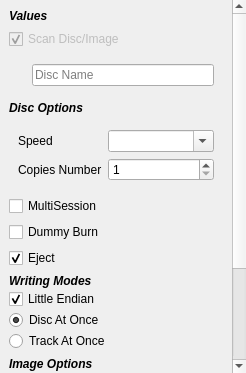
<?xml version="1.0" encoding="UTF-8"?>
<ui version="4.0">
 <class>OptionsUi</class>
 <widget class="QWidget" name="OptionsUi">
  <property name="geometry">
   <rect>
    <x>0</x>
    <y>0</y>
    <width>246</width>
    <height>373</height>
   </rect>
  </property>
  <property name="windowTitle">
   <string>Form</string>
  </property>
  <layout class="QVBoxLayout" name="verticalLayout">
   <property name="spacing">
    <number>0</number>
   </property>
   <property name="margin">
    <number>0</number>
   </property>
   <item>
    <widget class="QScrollArea" name="scrollArea">
     <property name="frameShape">
      <enum>QFrame::NoFrame</enum>
     </property>
     <property name="frameShadow">
      <enum>QFrame::Plain</enum>
     </property>
     <property name="horizontalScrollBarPolicy">
      <enum>Qt::ScrollBarAlwaysOff</enum>
     </property>
     <property name="widgetResizable">
      <bool>true</bool>
     </property>
     <widget class="QWidget" name="scrollAreaWidgetContents">
      <property name="geometry">
       <rect>
        <x>0</x>
        <y>0</y>
        <width>229</width>
        <height>459</height>
       </rect>
      </property>
      <layout class="QVBoxLayout" name="verticalLayout_2">
       <item>
        <widget class="QLabel" name="label_2">
         <property name="font">
          <font>
           <weight>75</weight>
           <italic>true</italic>
           <bold>true</bold>
          </font>
         </property>
         <property name="text">
          <string>Values</string>
         </property>
        </widget>
       </item>
       <item>
        <widget class="QCheckBox" name="scan_check">
         <property name="enabled">
          <bool>false</bool>
         </property>
         <property name="text">
          <string>Scan Disc/Image</string>
         </property>
         <property name="checked">
          <bool>true</bool>
         </property>
        </widget>
       </item>
       <item>
        <widget class="QWidget" name="scan_widget" native="true">
         <layout class="QVBoxLayout" name="verticalLayout_3">
          <property name="leftMargin">
           <number>23</number>
          </property>
          <item>
           <widget class="QLineEdit" name="scan_line">
            <property name="placeholderText">
             <string>Disc Name</string>
            </property>
           </widget>
          </item>
         </layout>
        </widget>
       </item>
       <item>
        <widget class="QWidget" name="disc_widget" native="true">
         <layout class="QVBoxLayout" name="verticalLayout_5">
          <property name="margin">
           <number>0</number>
          </property>
          <item>
           <widget class="QLabel" name="label">
            <property name="font">
             <font>
              <weight>75</weight>
              <italic>true</italic>
              <bold>true</bold>
             </font>
            </property>
            <property name="text">
             <string>Disc Options</string>
            </property>
           </widget>
          </item>
          <item>
           <widget class="QWidget" name="value_widget" native="true">
            <layout class="QFormLayout" name="formLayout">
             <item row="0" column="0">
              <widget class="QLabel" name="label_3">
               <property name="text">
                <string>Speed</string>
               </property>
              </widget>
             </item>
             <item row="0" column="1">
              <widget class="QComboBox" name="speed_combo">
               <property name="editable">
                <bool>true</bool>
               </property>
              </widget>
             </item>
             <item row="1" column="0">
              <widget class="QLabel" name="label_4">
               <property name="text">
                <string>Copies Number</string>
               </property>
              </widget>
             </item>
             <item row="1" column="1">
              <widget class="QSpinBox" name="copies_spin">
               <property name="minimum">
                <number>1</number>
               </property>
              </widget>
             </item>
            </layout>
           </widget>
          </item>
          <item>
           <widget class="QCheckBox" name="multi_session_check">
            <property name="text">
             <string>MultiSession</string>
            </property>
           </widget>
          </item>
          <item>
           <widget class="QCheckBox" name="dummy_check">
            <property name="text">
             <string>Dummy Burn</string>
            </property>
           </widget>
          </item>
          <item>
           <widget class="QCheckBox" name="eject_check">
            <property name="text">
             <string>Eject</string>
            </property>
            <property name="checked">
             <bool>true</bool>
            </property>
           </widget>
          </item>
         </layout>
        </widget>
       </item>
       <item>
        <widget class="QWidget" name="widget" native="true">
         <layout class="QVBoxLayout" name="verticalLayout_7">
          <property name="spacing">
           <number>1</number>
          </property>
          <property name="margin">
           <number>0</number>
          </property>
          <item>
           <widget class="QLabel" name="label_6">
            <property name="font">
             <font>
              <weight>75</weight>
              <italic>true</italic>
              <bold>true</bold>
             </font>
            </property>
            <property name="text">
             <string>Writing Modes</string>
            </property>
           </widget>
          </item>
          <item>
           <widget class="QCheckBox" name="little_endian_check">
            <property name="text">
             <string>Little Endian</string>
            </property>
            <property name="checked">
             <bool>true</bool>
            </property>
           </widget>
          </item>
          <item>
           <widget class="QRadioButton" name="disc_at_once_radio">
            <property name="text">
             <string>Disc At Once</string>
            </property>
            <property name="checked">
             <bool>true</bool>
            </property>
           </widget>
          </item>
          <item>
           <widget class="QRadioButton" name="track_at_once_radio">
            <property name="text">
             <string>Track At Once</string>
            </property>
           </widget>
          </item>
         </layout>
        </widget>
       </item>
       <item>
        <widget class="QWidget" name="image_widget" native="true">
         <layout class="QVBoxLayout" name="verticalLayout_6">
          <property name="margin">
           <number>0</number>
          </property>
          <item>
           <widget class="QLabel" name="label_5">
            <property name="font">
             <font>
              <weight>75</weight>
              <italic>true</italic>
              <bold>true</bold>
             </font>
            </property>
            <property name="text">
             <string>Image Options</string>
            </property>
           </widget>
          </item>
          <item>
           <widget class="QCheckBox" name="mount_check">
            <property name="text">
             <string>Mount Image</string>
            </property>
           </widget>
          </item>
          <item>
           <widget class="QCheckBox" name="library_check">
            <property name="text">
             <string>Add To Library</string>
            </property>
            <property name="checked">
             <bool>true</bool>
            </property>
           </widget>
          </item>
          <item>
           <widget class="QWidget" name="library_widget" native="true">
            <layout class="QVBoxLayout" name="verticalLayout_4">
             <property name="leftMargin">
              <number>23</number>
             </property>
             <item>
              <widget class="QLineEdit" name="library_name_line">
               <property name="placeholderText">
                <string>Name</string>
               </property>
              </widget>
             </item>
             <item>
              <widget class="QLineEdit" name="library_tags_line">
               <property name="placeholderText">
                <string>Tags</string>
               </property>
              </widget>
             </item>
            </layout>
           </widget>
          </item>
         </layout>
        </widget>
       </item>
       <item>
        <spacer name="verticalSpacer">
         <property name="orientation">
          <enum>Qt::Vertical</enum>
         </property>
         <property name="sizeHint" stdset="0">
          <size>
           <width>20</width>
           <height>40</height>
          </size>
         </property>
        </spacer>
       </item>
      </layout>
     </widget>
    </widget>
   </item>
  </layout>
 </widget>
 <resources/>
 <connections/>
</ui>
